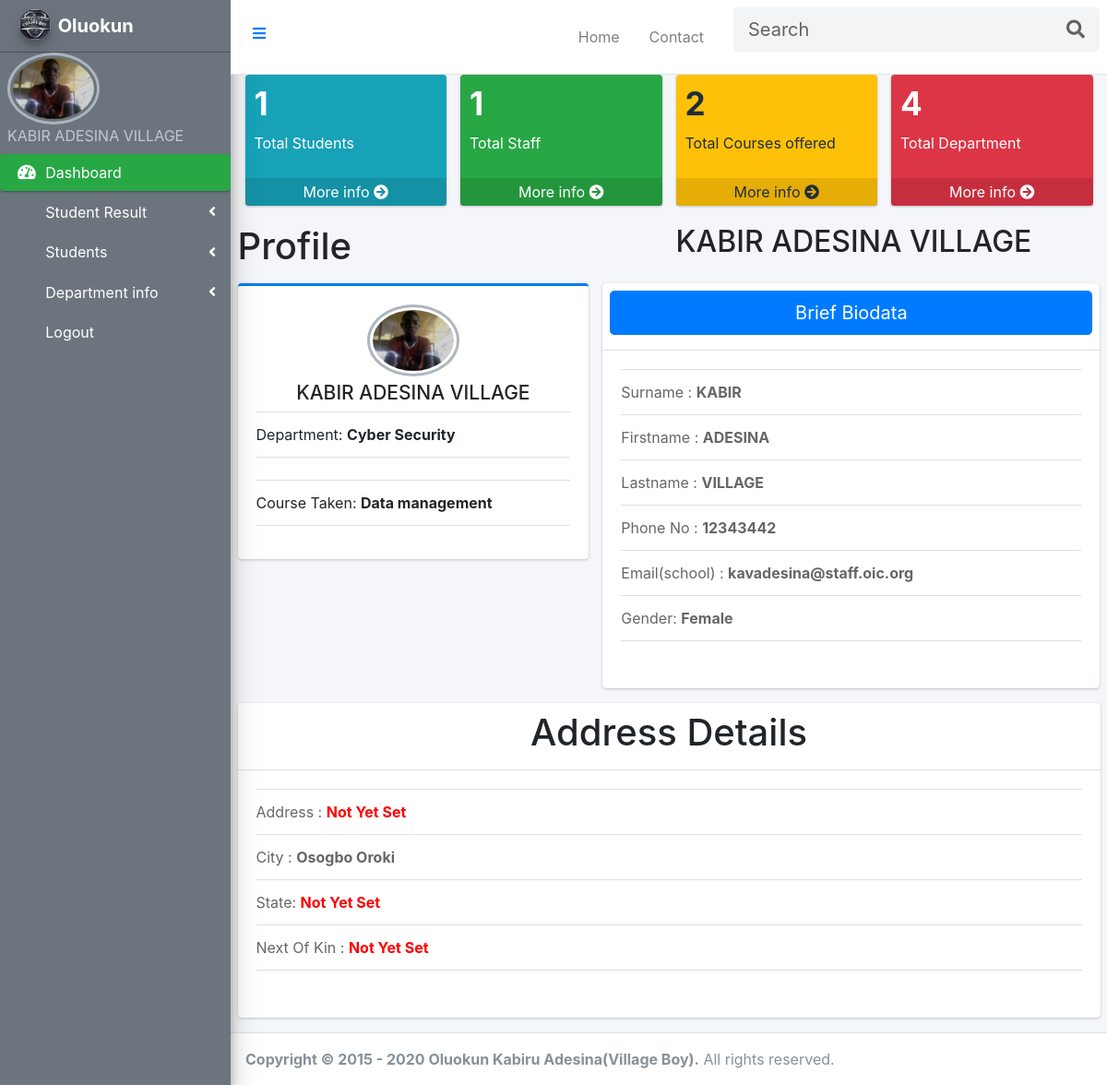
/staff/index.php (signed in), run on the app's committed database.
### tables this page shows
CREATE TABLE `staff` (
  `id` int(6) NOT NULL,
  `name` varchar(30) NOT NULL,
  `email` varchar(30) NOT NULL,
  `Phone_Number` varchar(50) NOT NULL,
  `password` varchar(50) NOT NULL,
  `CourseTaken` varchar(50) NOT NULL,
  `category` varchar(50) NOT NULL,
  `faculty` varchar(100) NOT NULL,
  `state` varchar(50) NOT NULL,
  `city` varchar(50) NOT NULL,
  `address` text NOT NULL,
  `gender` varchar(50) NOT NULL,
  `dob` varchar(50) NOT NULL,
  `profilePicture` text NOT NULL,
  `StaffId` varchar(50) NOT NULL,
  `reg_date` timestamp NOT NULL DEFAULT current_timestamp() ON UPDATE current_timestamp()
);

### staff/index.php (the view, shortened to what this page needs)
<?php
     if(isset($_SESSION['staffLogin'])){
    include('header.php');
    include("../includes/connection.php");
    $user =$_SESSION['staffLogin'];
    $stmt = "SELECT* FROM staff WHERE email = '$user'|| Phone_Number = '$user'";
    $qe = mysqli_query($conn, $stmt);
    $staff = mysqli_fetch_array($qe);
    $dept = $staff['category'];
    ?>
<!DOCTYPE html>
<html lang="en">
<head>
    <link rel="stylesheet" href=>
</head>
<?php
    include('sidebar.php');
    ?>
<body>
<div class="content-wrapper">
    <section class="content">
      <div class="container-fluid">
        <div class="row">
          <div class="col-lg-3 col-6">
            <div class="small-box bg-info">
            <?php
              $student = mysqli_query($conn, "SELECT COUNT(id) AS totalStudent FROM student WHERE Department ='$dept' ");
              $TotalStudent = mysqli_fetch_array($student);
              ?>
              <div class="inner">
                <h3><?php echo htmlentities($TotalStudent['totalStudent']);?></h3>
                <p>Total Students</p>
              </div>
              <a href="manageStudent.php" class="small-box-footer">More info <i class="fas fa-arrow-circle-right"></i></a>
            </div>
          </div>
          <div class="col-lg-3 col-6">
            <div class="small-box bg-success">
              <?php
              $staffs = mysqli_query($conn, "SELECT COUNT(id) AS totalStaff FROM staff WHERE category = '$dept' ");
              $TotalStaff = mysqli_fetch_array($staffs);
              ?>
              <div class="inner">
                <h3><?php echo htmlentities($TotalStaff['totalStaff']);?></h3>
                <p>Total Staff</p>
              </div>
              <a href="manageStaff.php" class="small-box-footer">More info <i class="fas fa-arrow-circle-right"></i></a>
            </div>
          </div>
          <div class="col-lg-3 col-6">
            <div class="small-box bg-warning">
            <?php
              $course = mysqli_query($conn, "SELECT COUNT(id) AS totalCourses FROM courses WHERE CourseCategory ='$dept' ");
              $TotalCourse = mysqli_fetch_array($course);
              ?>
              <div class="inner">
                <h3><?php echo htmlentities($TotalCourse['totalCourses']);?></h3>
                <p>Total Courses offered</p>
              </div>
              <a href="manageCourse.php" class="small-box-footer">More info <i class="fas fa-arrow-circle-right"></i></a>
            </div>
          </div>
          <div class="col-lg-3 col-6">
            <div class="small-box bg-danger">
            <?php
              $depttment = mysqli_query($conn, "SELECT COUNT(id) AS totaldepartment FROM department");
              $Totaldepartment = mysqli_fetch_array($depttment);
              ?>
              <div class="inner">
                <h3><?php echo htmlentities($Totaldepartment['totaldepartment']);?></h3>
                <p>Total Department</p>
              </div>
              <a href="#" class="small-box-footer">More info <i class="fas fa-arrow-circle-right"></i></a>
            </div>
          </div>
        </div>
      </div>
    </section>
<section>
    <div class="container-fluid">
        <div class="row mb-2">
          <div class="col-sm-6">
            <h1>Profile</h1>
          </div>
          <div class="col-sm-6">
            <h2><?php echo $name ;?></h2>
          </div>
        </div>
      </div>
    </section>
    <section>
      <div class="container-fluid">
        <div class="row">
          <div class="col-md-5">
            <div class="card card-primary card-outline">
              <div class="card-body box-profile">
                <div class="text-center">
                  <img class="profile-user-img img-fluid img-circle"
                       src="<?php
                        if(!empty($staff['profilePicture'])){
                            echo htmlentities($staff['profilePicture']);
                        }else{
                            echo "<span style ='color:red'>Not Yet Set</span>";
                        }
                       ?>"
                       alt="User profile picture">
                </div>
                <h3 class="profile-username text-center"><?php echo $name; ?></h3>
                <ul class="list-group list-group-unbordered mb-3">
                  <li class="list-group-item">
                    Department: <b><?php
                         if(!empty($staff['category'])){
                          echo htmlentities($staff['category']);
                      }else{
                          echo "<span style ='color:red'>Not Yet Set</span>";
                      }
                       ?></b>
                  </li>
                  <li class="list-group-item">
                  <li class="list-group-item">
                    Course Taken: <b><?php
                         if(!empty($staff['CourseTaken'])){
                          echo htmlentities($staff['CourseTaken']);
                      }else{
                          echo "<span style ='color:red'>Not Yet Set</span>";
                      }
                       ?></b>
                  </li>
                </ul>
              </div>
            </div>
        </div>
          <div class="col-md-7">
            <div class="card">
              <div class="card-header p-2">
                  <h1 class="text-center btn btn-primary btn-lg btn-block"> Brief Biodata</h1>
              </div>
              <div class="card-body">
                <div class="tab-content">
                  <div class="active tab-pane" id="activity">
                    <div class="post">
                      <div class="user-block">
                          <ul class="list-group list-group-unbordered mb-3">
                          <li class="list-group-item">Surname : <b><?php echo strtoupper($staf[0])?></b></li>
                          <li class="list-group-item">Firstname : <b><?php echo ucfirst ($staf[1])?></b></li>
                          <li class="list-group-item">Lastname : <b><?php echo ucfirst($staf[2])?></b></li>
                          <li class="list-group-item">Phone No : <b><?php echo ($staff['Phone_Number'])?></b></li>
                          <li class="list-group-item">Email(school) : <b><?php echo ($staff['email'])?></b></li>
                          <li class="list-group-item">Gender: <b><?php
                            if(!empty($staff['gender'])){
                                echo htmlentities($staff['gender']);
                            }else{
                                echo "<span style ='color:red'>Not Yet Set</span>";
                            }
                           ?></b></li>
                        </ul>
                      </div>
                   </div>
                  </div>
                </div>
              </div>
            </div>
          </div>
        </div>
        <div class="card">
              <div class="card-header p-2">
                           <h1 class="text-center">Address Details</h1>
              </div>
              <div class="card-body">
                <div class="tab-content">
                  <div class="active tab-pane" id="activity">
                    <div class="post">
                      <div class="user-block">
                          <ul class="list-group list-group-unbordered mb-3">
                            <li class="list-group-item">Address : <b><?php
                                if(!empty($staff['Address'])){
                                    echo htmlentities($staff['Address']);
                                }else{
                                    echo "<span style ='color:red'>Not Yet Set</span>";
                                }
                               ?></b></li>
                                  <li class="list-group-item">City : <b><?php
                                if(!empty($staff['city'])){
                                    echo htmlentities($staff['city']);
                                }else{
                                    echo "<span style ='color:red'>Not Yet Set</span>";
                                }
                               ?></b></li>
                                  <li class="list-group-item">State: <b><?php
                                if(!empty($staff['state'])){
                                    echo htmlentities($staff['state']);
                                }else{
                                    echo "<span style ='color:red'>Not Yet Set</span>";
                                }
                               ?></b></li>
                                  <li class="list-group-item">Next Of Kin : <b><?php
                                if(!empty($staff['NextOfKin'])){
                                    echo htmlentities($staff['NextOfKin']);
                                }else{
                                    echo "<span style ='color:red'>Not Yet Set</span>";
                                }
                               ?></b></li>
                          </ul>
                      </div>
                   </div>
                  </div>
                </div>
              </div>
            </div>
      </div>
    </section>
    </div>
<?php  include('footer.php'); ?>
</body>
</html>
<?php
    }
    else{
        header('location:../index.php');
    }
    ?>

### staff/sidebar.php (shortened to what this page needs)
<?php
  if(isset($_SESSION['staffLogin'])){
    include("../includes/connection.php");
    $user =$_SESSION['staffLogin'];
    $stmt = "SELECT* FROM staff WHERE email = '$user'|| Phone_Number = '$user'";
    $qe = mysqli_query($conn, $stmt);
    $staff = mysqli_fetch_array($qe);
    $staf = explode(",", $staff['name']);
    $name =strtoupper($staf[0]." ".$staf[1]." ".$staf[2]);
?>
<aside class="main-sidebar bg-muted  sidebar-dark-success elevation-4  bg-secondary"  style="position:fixed; top: 0px; left: 0px; z-index: 1;">
    <a href="../index.php" class="brand-link">
      <img src="../image/village boy logo.jpg" alt="<?php $name ?>" class="brand-image img-circle elevation-3"
           style="opacity: .8">
      <span class="brand-text font-weight-bold">Oluokun</span>
    </a>
    <div class="sidebar">
      <img class="profile-user-img img-fluid img-circle"
                     src= "../staff/<?php
                      if(!empty($staff['profilePicture'])){
                          echo htmlentities($staff['profilePicture']);
                      }else{
                          echo "<span style ='color:red'>Not Yet Set</span>";
                      }
                     ?>"
                     alt="User profile picture">
        <div class="info">
          <a href="index.php" class="d-block"><?php echo $name;?> </a>
        </div>
      </div>
      <nav class="mt-2">
        <ul class="nav nav-pills nav-sidebar flex-column" data-widget="treeview" role="menu" data-accordion="false">
          <li class="nav-item has-treeview menu-open">
            <a href="index.php" class="nav-link active">
              <i class="nav-icon fas fa-tachometer-alt"></i>
              <p>
                Dashboard
              </p>
            </a>
          </li>
            <li class="nav-item has-treeview">
              <a href="#" class="nav-link">
                <i class="nav-icon fa fa-lock"></i>
                <p>
                  Student Result
                  <i class="fas fa-angle-left right"></i>
                </p>
              </a>
            </li>
          <li class="nav-item has-treeview">
          <a href="#" class="nav-link">
            <i class="nav-icon fa fa-registered"></i>
            <p>
              Students
              <i class="fas fa-angle-left right"></i>
            </p>
          </a>
        </li>
        <li class="nav-item has-treeview">
          <a href="#" class="nav-link">
            <i class="nav-icon fa fa-registered"></i>
            <p>
              Department info
              <i class="fas fa-angle-left right"></i>
            </p>
          </a>
        </li>
          <li class="nav-item">
                <a href="Logout.php" class="nav-link">
                  <i class="far fa-circle nav-icon"></i>
                  <p>Logout</p>
                </a>
              </li>
        </ul>
      </nav>
  </aside>
  <?php
  }
  ?>

### css/style.css (style rules this page uses)
aside { position: fixed; z-index: 1; top: 0; left: 0; }
nav ul li a.nav-link p { text-decoration: none; color: white; }

### data on the page
staff: profilePicture (picture), name "KABIR ADESINA VILLAGE", category "Cyber Security", CourseTaken "Data management", name "KABIR", name "ADESINA", name "VILLAGE", Phone_Number "12343442", email "kavadesina@staff.oic.org", gender "Female", city "Osogbo Oroki"

### other printed values
$TotalStudent['totalStudent'] "1"
$TotalStaff['totalStaff'] "1"
$TotalCourse['totalCourses'] "2"
$Totaldepartment['totaldepartment'] "4"
Date('Y') "2020"
